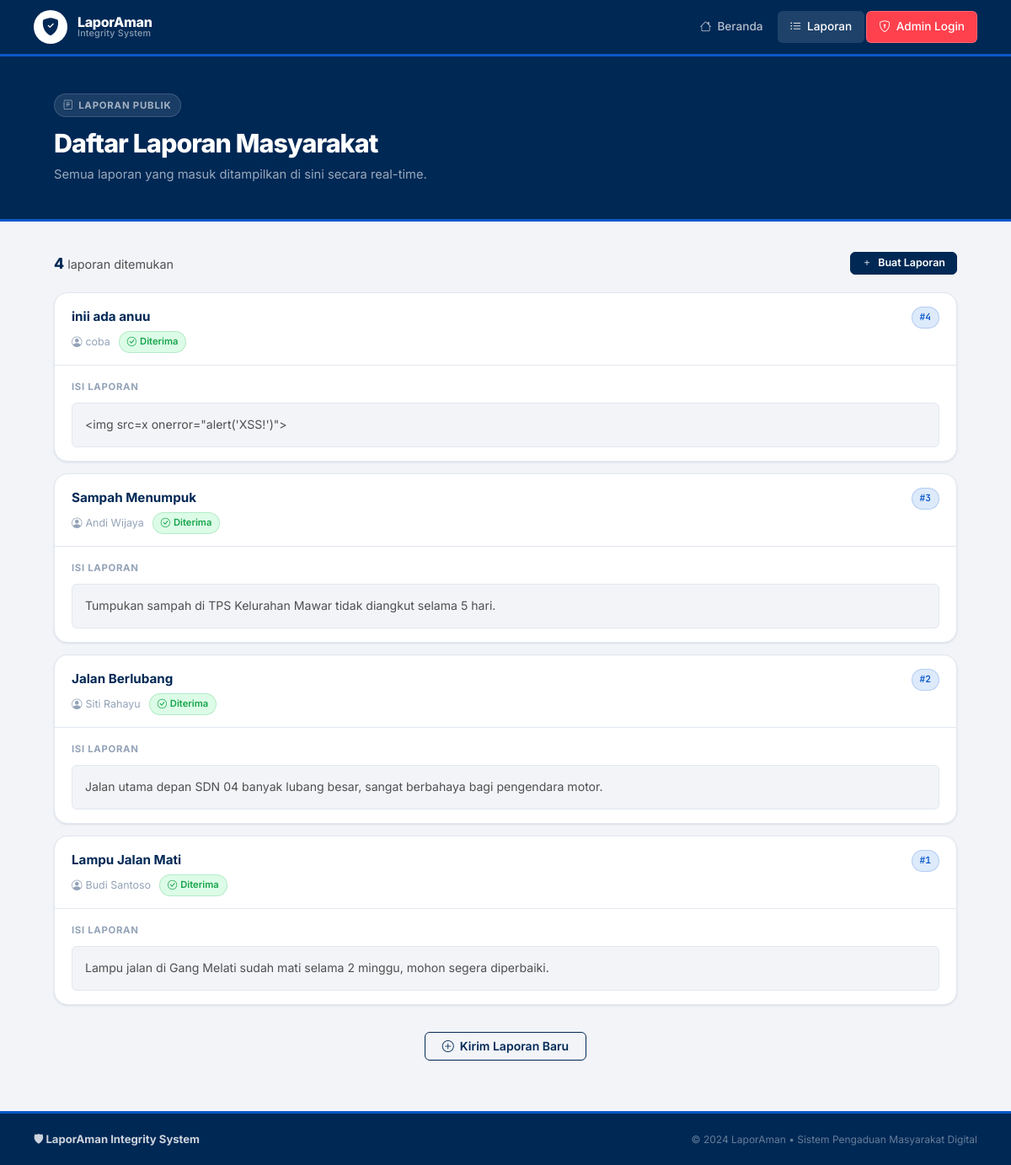
Before: /laporan with the older database file.
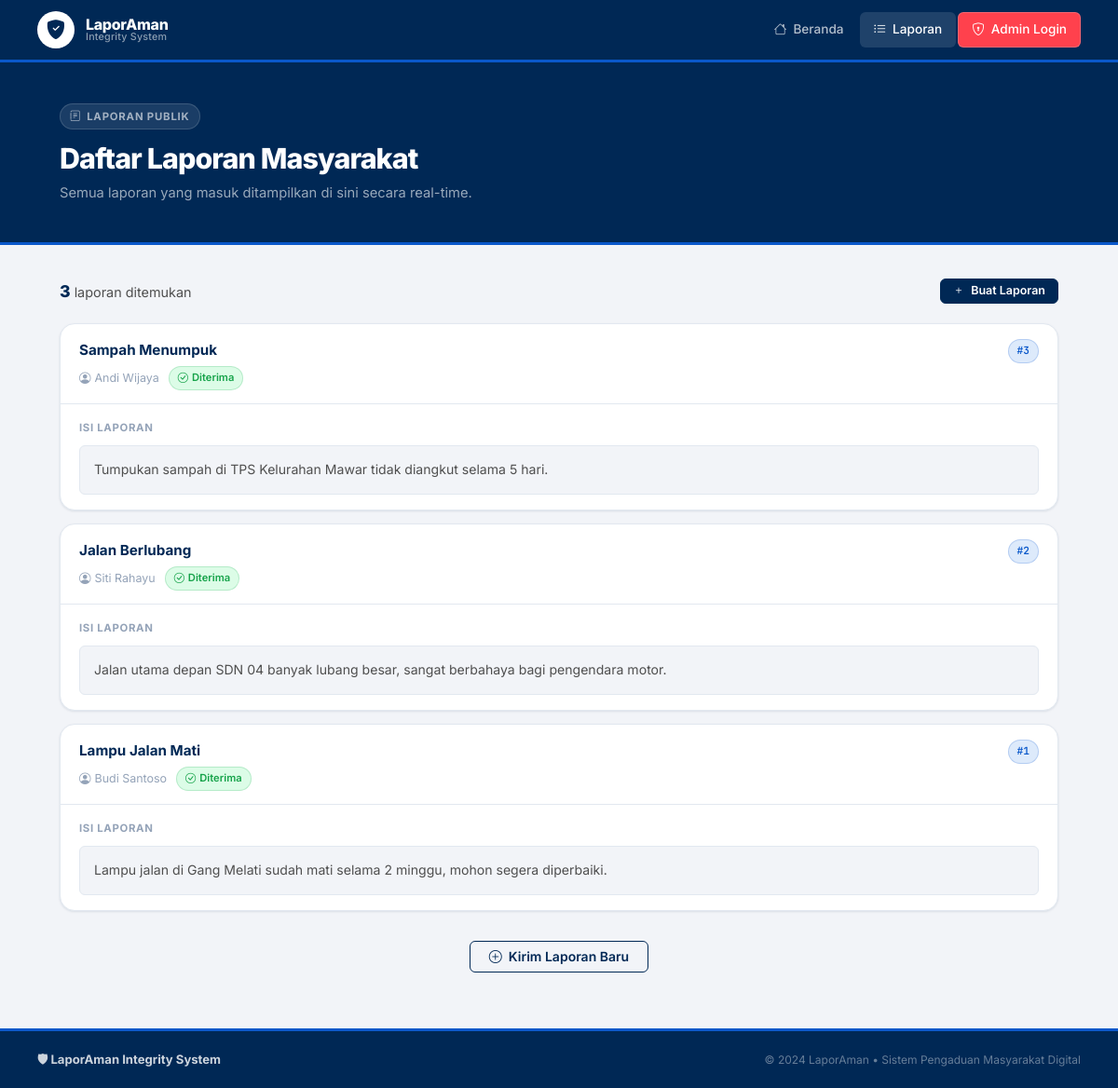
After: the same page with the newer database file.
### tables this page shows
CREATE TABLE reports (
    id           INTEGER PRIMARY KEY AUTOINCREMENT,
    nama_pelapor TEXT NOT NULL,
    judul        TEXT NOT NULL,
    isi_laporan  TEXT NOT NULL
);

### app.py (the view)
@app.route("/laporan")
def daftar_laporan():
    laporan = db_query(
        "SELECT * FROM reports ORDER BY id DESC",
        fetchall=True
    ) or []
    return render_template("laporan.html", laporan=laporan)

### app.py (called while the page is built)
def get_db():
    if USE_PG:
        conn = psycopg2.connect(DATABASE_URL, sslmode="require")
        return conn
    else:
        db = getattr(g, "_database", None)
        if db is None:
            db = g._database = sqlite3.connect("laporaman.db")
            db.row_factory = sqlite3.Row
        return db

def db_query(sql, params=None, fetchone=False, fetchall=False, commit=False):
    conn = get_db()
    if USE_PG:
        cur = conn.cursor(cursor_factory=psycopg2.extras.RealDictCursor)
        cur.execute(sql, params or ())
        result = None
        if fetchone:   result = dict(cur.fetchone()) if cur.rowcount != 0 else None
        elif fetchall: result = [dict(r) for r in cur.fetchall()]
        if commit: conn.commit()
        conn.close()
        return result
    else:
        cur = conn.execute(sql, params or ())
        result = None
        if fetchone:   result = cur.fetchone()
        elif fetchall: result = cur.fetchall()
        if commit: conn.commit()
        return result

@app.teardown_appcontext
def close_connection(exception):
    if not USE_PG:
        db = getattr(g, "_database", None)
        if db is not None:
            db.close()

### templates/laporan.html (shortened to what this page needs)
{% extends "base.html" %}
{% block content %}
<div class="page-hero">
  <div class="container">
    <div class="hero-label"><i class="bi bi-journal-text"></i> Laporan Publik</div>
    <h1>Daftar Laporan Masyarakat</h1>
    <p>Semua laporan yang masuk ditampilkan di sini secara real-time.</p>
  </div>
</div>
<div class="container" style="padding: 36px 24px 60px;">
  <div
    style="display:flex; align-items:center; justify-content:space-between; margin-bottom:20px; flex-wrap:wrap; gap:12px;">
    <div style="display:flex; align-items:center; gap:10px;">
      <span style="font-size:0.9rem; color:var(--text-2);">
        <strong style="color:var(--primary); font-size:1.1rem; font-weight:800;">{{ laporan | length }}</strong>
        laporan ditemukan
      </span>
    </div>
    <a href="/" class="btn btn-primary btn-sm"><i class="bi bi-plus"></i> Buat Laporan</a>
  </div>
  <div style="display:flex; flex-direction:column; gap:14px;">
    {% for lap in laporan %}
    <div class="card" id="report-{{ lap.id }}">
      <div
        style="padding:16px 20px 14px; border-bottom:1px solid var(--border); display:flex; align-items:flex-start; justify-content:space-between; gap:16px;">
        <div style="flex:1; min-width:0;">
          <div style="font-weight:700; font-size:0.95rem; color:var(--primary); margin-bottom:5px;">
            {{ lap.judul }}
          </div>
          <div style="display:flex; align-items:center; gap:10px; flex-wrap:wrap;">
            <span style="font-size:0.78rem; color:var(--text-3);">
              <i class="bi bi-person-circle" style="margin-right:4px;"></i>{{ lap.nama_pelapor }}
            </span>
            <span class="badge badge-green"><i class="bi bi-check-circle"></i> Diterima</span>
          </div>
        </div>
        <span class="badge badge-blue" style="font-family:var(--mono); flex-shrink:0;">#{{ lap.id }}</span>
      </div>
      <div style="padding:16px 20px;">
        <div style="display:flex; align-items:center; gap:8px; margin-bottom:10px;">
          <span
            style="font-size:0.71rem; text-transform:uppercase; letter-spacing:0.06em; font-weight:700; color:var(--text-3);">
            Isi Laporan
          </span>
        </div>
        <div class="report-content">
          {{ lap.isi_laporan}}
        </div>
      </div>
    </div>
    {% endfor %}
  </div>
  {% if laporan %}
  <div style="text-align:center; margin-top:32px;">
    <a href="/" class="btn btn-outlined"><i class="bi bi-plus-circle"></i> Kirim Laporan Baru</a>
  </div>
  {% endif %}
</div>
{% endblock %}

Changed rows visible on the page:
removed reports: judul "inii ada anuu", nama_pelapor "coba", id "4", isi_laporan "<img src=x onerror=\"alert('XSS!')\">"
Other visible differences:
{{ laporan | length }}: "4" → "3"
